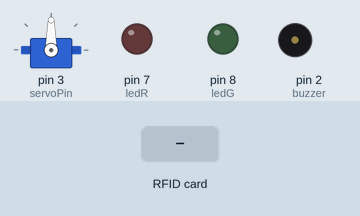
Recording of a sketch running on a simulated Arduino Uno, built with avr-gcc and run on an emulated ATmega328P. On the bench: servo, output pins drawn as LEDs (lit = HIGH), buzzer (waves = sounding). The inputs (shaded band) are chosen by the test bench. Pins used as bus, display or sensor lines are not drawn; what the sketch prints to the serial monitor is not drawn.

Above: at 1.2 s.
1.3 s: RFID card 06 42 2A 1B held to the reader
At 1.57 s:
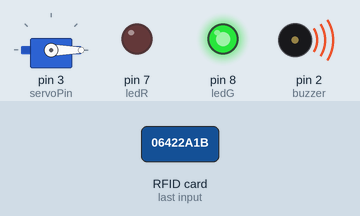
At 2.5 s:
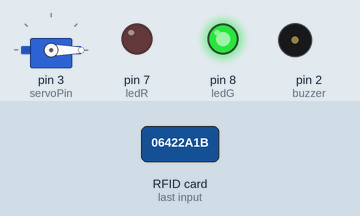
Timing chart, 0 to 5.8 s (numbered marks = the images above; inputs shaded):
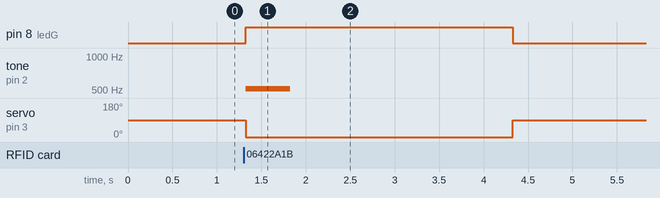

Measured:
- after the input at 1.3 s, pin 8 (ledG): LOW → HIGH at once, → LOW 3.0 s later; tone on pin 2 (buzzer): silent → 512 Hz at once, → silent 0.50 s later; servo on pin 3 (servoPin): 90° → 0° at once, → 90° 3.0 s later

The sketch:

RFID_DumpInfo.ino
```cpp
#include <Servo.h>
Servo S1;
int servoPin = 3;

/*
   --------------------------------------------------------------------------------------------------------------------
   Example sketch/program showing how to read data from a PICC to serial.
   --------------------------------------------------------------------------------------------------------------------
   This is a MFRC522 library example; for further details and other examples see: https://github.com/miguelbalboa/rfid

   Example sketch/program showing how to read data from a PICC (that is: a RFID Tag or Card) using a MFRC522 based RFID
   Reader on the Arduino SPI interface.

   When the Arduino and the MFRC522 module are connected (see the pin layout below), load this sketch into Arduino IDE
   then verify/compile and upload it. To see the output: use Tools, Serial Monitor of the IDE (hit Ctrl+Shft+M). When
   you present a PICC (that is: a RFID Tag or Card) at reading distance of the MFRC522 Reader/PCD, the serial output
   will show the ID/UID, type and any data blocks it can read. Note: you may see "Timeout in communication" messages
   when removing the PICC from reading distance too early.

   If your reader supports it, this sketch/program will read all the PICCs presented (that is: multiple tag reading).
   So if you stack two or more PICCs on top of each other and present them to the reader, it will first output all
   details of the first and then the next PICC. Note that this may take some time as all data blocks are dumped, so
   keep the PICCs at reading distance until complete.

   @license Released into the public domain.

   Typical pin layout used:
   -----------------------------------------------------------------------------------------
               MFRC522      Arduino       Arduino   Arduino    Arduino          Arduino
               Reader/PCD   Uno/101       Mega      Nano v3    Leonardo/Micro   Pro Micro
   Signal      Pin          Pin           Pin       Pin        Pin              Pin
   -----------------------------------------------------------------------------------------
   RST/Reset   RST          9             5         D9         RESET/ICSP-5     RST
   SPI SS      SDA(SS)      10            53        D10        10               10
   SPI MOSI    MOSI         11 / ICSP-4   51        D11        ICSP-4           16
   SPI MISO    MISO         12 / ICSP-1   50        D12        ICSP-1           14
   SPI SCK     SCK          13 / ICSP-3   52        D13        ICSP-3           15
*/

#include <SPI.h>
#include <MFRC522.h>

constexpr uint8_t RST_PIN = 9;          // Configurable, see typical pin layout above
constexpr uint8_t SS_PIN = 10;         // Configurable, see typical pin layout above

MFRC522 mfrc522(SS_PIN, RST_PIN);  // Create MFRC522 instance

unsigned long lasttime = 0;
int ledR = 7;
int ledG = 8;
int buzzer = 2;

void setup() {
  pinMode(ledR, OUTPUT);
  pinMode(ledG, OUTPUT);
  pinMode(buzzer, OUTPUT);
  S1.attach(servoPin);
  S1.write(90);
  Serial.begin(9600);		// Initialize serial communications with the PC
  while (!Serial);		// Do nothing if no serial port is opened (added for Arduinos based on ATMEGA32U4)
  SPI.begin();			// Init SPI bus
  mfrc522.PCD_Init();		// Init MFRC522
  mfrc522.PCD_DumpVersionToSerial();	// Show details of PCD - MFRC522 Card Reader details
  Serial.println(F("Scan PICC to see UID, SAK, type, and data blocks..."));
}

void loop() {
  // Look for new cards
  if ( ! mfrc522.PICC_IsNewCardPresent()) {
    return;
  }

  // Select one of the cards
  if ( ! mfrc522.PICC_ReadCardSerial()) {
    return;
  }

  // Dump debug info about the card; PICC_HaltA() is automatically called
  //mfrc522.PICC_DumpToSerial(&(mfrc522.uid));
  //讀取卡片編號
  //Serial.print("Card UID :");
  String str = "";
  for (byte i = 0; i < mfrc522.uid.size; i++)
  {
    //Serial.print(mfrc522.uid.uidByte[i] < 0x10 ? " 0" : " ");
    //Serial.print(mfrc522.uid.uidByte[i], HEX);
    str.concat(String(mfrc522.uid.uidByte[i] < 0x10 ? " 0" : " "));
    str.concat(String(mfrc522.uid.uidByte[i], HEX));
  }
  str.toUpperCase();
  //Serial.println(str);

  if (millis() - lasttime > 1000)
  {
    if (str == " 06 42 2A 1B")
    {
      Serial.println("Welcome~~歡迎光臨");
      digitalWrite(ledG, HIGH);
      tone(buzzer, 512, 500);
      S1.write(0);
      delay(3000);
    }
    else
    {
      Serial.println("卡片錯誤!!!");
      digitalWrite(ledR, HIGH);
      tone(buzzer, 2048, 500);
      Serial.println(str);
      delay(500);
    }
    lasttime = millis();
  }
  digitalWrite(ledG, LOW);
  digitalWrite(ledR, LOW);
  S1.write(90);
}
```
